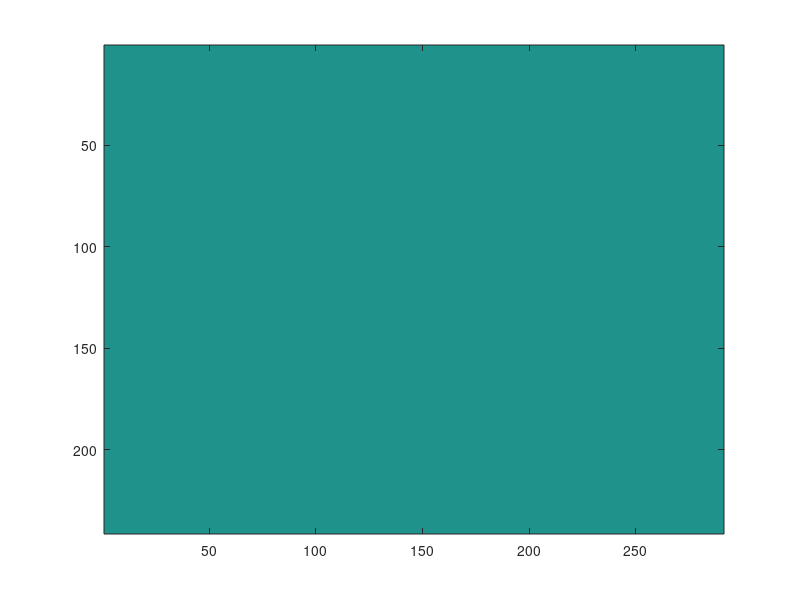

Source code (MATLAB): (Note: this script raises an error after producing the figure.)
mice = {'M41_4_LH';'M42_1_LH';'M42_2_LH';'M66_1_LH';'M66_2_LH';'M66_3_LH'};
mouse = mice{1};

topview.mice.(mouse).bregmas = (1:25)';
topview.mice.(mouse).segments = (1:25)';
topview.mice.(mouse).segments = (1:30)';
topview.mice.(mouse).total = ones(25,30);
[x,y] = meshgrid(1:30,1:25);
topview.mice.(mouse).totalcoxy = cat(3,x,y);
[x,y] = meshgrid([1 30],1:25);
topview.mice.(mouse).totalareacoxy = cat(3,x,y);
topview.mice.(mouse).totalcoxyprojected = topview.mice.(mouse).totalcoxy;
topview.mice.(mouse).totalareaxyprojected = topview.mice.(mouse).totalareacoxy;
topview.mice.(mouse).midlinep = repmat([0 0],25,1);
topview.mice.(mouse).totalcoxyprojected_smooth = topview.mice.(mouse).totalcoxyprojected;
topview.mice.(mouse).totalareaxyprojected_smooth = topview.mice.(mouse).totalareaxyprojected;
[xi,yi] = meshgrid(1:0.1:30,1:0.1:25);
[x,y] = meshgrid(1:30,1:25);
topview.mice.(mouse).totalinterpol_gm = interp2(x,y,topview.mice.(mouse).total,xi,yi);
topview.mice.(mouse).totalinterpol_gm_smooth = topview.mice.(mouse).totalinterpol_gm;
imagesc(topview.mice.(mouse).totalinterpol_gm)

mice = {'M41_4_LH';'M42_1_LH';'M42_2_LH';'M66_1_LH';'M66_2_LH';'M66_3_LH'};
for i=1:3
    mouse = mice{i};
    topview.mice.(mouse).total = randn(size(data)).*20+50; %ones(size(data));
%     topview.mice.(mouse).total(5:20,5:25) = 20;
    topview.mice.(mouse).totalinterpol_gm = interp2(x,y,topview.mice.(mouse).total,xi,yi);
    topview.mice.(mouse).totalinterpol_gm_smooth = topview.mice.(mouse).totalinterpol_gm;
end

conditions = {'Control1';'Control2'};
for i=1:2
    cond = conditions{i};
    if(i==1)
        list = 1:3;
    else
        list = 4:6;
    end
    for j=list
        mouse = mice{j};
        topview.conditions.(cond).total(:,:,mod(j-1,3)+1) = topview.mice.(mouse).total;
    end
    topview.conditions.(cond).total_mean = mean(topview.conditions.(cond).total,3);
    topview.conditions.(cond).total_mean_interpol = interp2(x,y,topview.conditions.(cond).total_mean,xi,yi);
    topview.conditions.(cond).topview_total_mean_interpol = topview.conditions.(cond).total_mean_interpol;
    topview.conditions.(cond).topview_total_mean_interpol_smooth = topview.conditions.(cond).total_mean_interpol;
end

figure()
subplot(1,2,1)
imagesc(topview.conditions.(conditions{1}).total_mean);
caxis([0 100]);
subplot(1,2,2)
imagesc(topview.conditions.(conditions{2}).total_mean);
caxis([0 100]);

%%

subplot(2,3,1)
imagesc(condA_mean_interpol)
axis equal tight
subplot(2,3,2)
imagesc(condB_mean_interpol)
axis equal tight
subplot(2,3,3)
imagesc(topviewABdiff)
axis equal tight
subplot(2,3,4)
imagesc(topviewABdiffrelative)
axis equal tight
subplot(2,3,5)
imagesc(topviewABdiff)
axis equal tight
subplot(2,3,6)
imagesc(tstat)
axis equal tight

%%
cdata = get(gco,'CData');
set(gco,'CData',log10(cdata));
caxis([-3 0]);
set(gco,'Ticks',log10([0.001 0.025 0.25 1]))
set(gco,'TickLabels',[0.001 0.025 0.25 1])

%%
128/abs((log10(0.001)-log10(0.05))/3)
275-128
newcmap = [pval_cmap(1:end-1,:); flipud(gray(147))];
colormap(gca,newcmap)

%% check FWER (family wise error rate)
[totmax,totmin] = FWERchecker(topview);
sum(squeeze(any(any(totmax <= 0.05,1),2)))./1000 % = 0.0510
(sum(squeeze(any(any(totmax <= 0.025,1),2)))+sum(squeeze(any(any(totmin <= 0.025,1),2))))./1000 %n moet > 3 zijn (deze nacht runnen)
